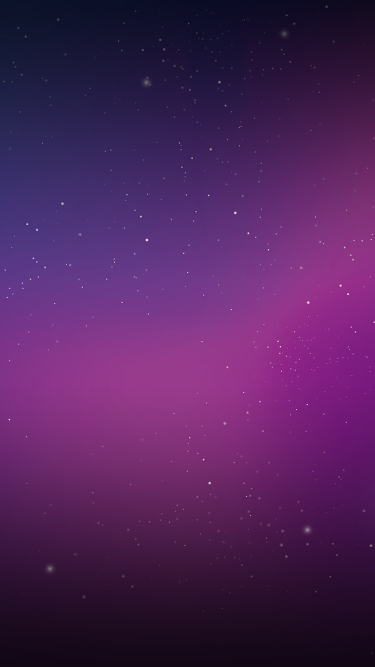
#> input picture assets/assets:bg.jpg, 750 x 1334 px (shown at 1/2 size)
$ python render_real_o_ia_carousel.py ../assets/assets:bg.jpg out.png
#> lines starting #> are read from the running program, lines starting #| are printed output that depends on the picture
#!/usr/bin/env python3
from pathlib import Path
import sys
from PIL import Image, ImageDraw, ImageEnhance, ImageFont

SRC = Path(sys.argv[1])
OUT = Path(sys.argv[2])
OUT.mkdir(parents=True, exist_ok=True)

W, H = 1080, 1350
FONT_B = "/System/Library/Fonts/Supplemental/Arial Black.ttf"
FONT_R = "/System/Library/Fonts/Supplemental/Arial.ttf"
WHITE = "#FFFFFF"
CYAN = "#7DEBFF"
MAGENTA = "#FF28C9"
MUTED = "#D8D4E8"
INK = "#080316"

def font(size, bold=True):
    return ImageFont.truetype(FONT_B if bold else FONT_R, size)

def fit_base():
    im = Image.open(SRC).convert("RGB")
#> im is the input picture: PIL image 750x1334 RGB; mean R, G, B 79.8, 34.2, 91.3
    scale = max(W / im.width, H / im.height)
#> scale = 1.44
    im = im.resize((round(im.width * scale), round(im.height * scale)), Image.Resampling.LANCZOS)
#> im: PIL image 1080x1921 RGB
    left = (im.width - W) // 2
#> left = 0
    top = (im.height - H) // 2
#> top = 285
    im = im.crop((left, top, left + W, top + H))
#> im: PIL image 1080x1350 RGB
    return ImageEnhance.Color(ImageEnhance.Contrast(im).enhance(1.05)).enhance(1.08)

def box(draw, xy, color, alpha=255, width=0):
    draw.rectangle(xy, fill=(*ImageColor.getrgb(color), alpha) if width == 0 else None,
                   outline=(*ImageColor.getrgb(color), alpha), width=width)

from PIL import ImageColor

def overlay(im, xy, color, alpha):
#> called with xy = (0, 0, 1080, 1350), color = '#080316', alpha = 55
    lay = Image.new("RGBA", im.size, (0, 0, 0, 0))
#> lay: PIL image 1080x1350 RGBA; every value is 0
    ImageDraw.Draw(lay).rectangle(xy, fill=(*ImageColor.getrgb(color), alpha))
    return Image.alpha_composite(im.convert("RGBA"), lay)
#> returned value: PIL image 1080x1350 RGBA

def text(draw, xy, value, size, color=WHITE, bold=True, spacing=4):
    draw.multiline_text(xy, value, font=font(size, bold), fill=color, spacing=spacing)

def frame(im):
    d = ImageDraw.Draw(im)
    d.rectangle((42, 42, 1038, 1308), outline=(125, 235, 255, 120), width=3)
    return d

base = fit_base()

# 1 — portada
im = overlay(base, (0, 0, W, H), INK, 55)
d = frame(im)
#> im: PIL image 1080x1350 RGBA
d.rectangle((46, 48, 1034, 58), fill=MAGENTA)
text(d, (66, 80), "LA ESTRATOSFÉRICA  •  RETO VISUAL", 25, CYAN, False)
text(d, (66, 146), "UNO DE ESTOS", 82)
text(d, (66, 235), "SETUPS NO EXISTE", 76, MAGENTA)
d.rounded_rectangle((66, 1070, 1014, 1220), 16, fill=(8, 3, 22, 220))
text(d, (94, 1092), "MIRA LOS DETALLES", 48)
text(d, (94, 1160), "Desliza. El error está a simple vista.", 34, MUTED, False)
d.rectangle((66, 1260, 366, 1267), fill="#20E5F2")
im.convert("RGB").save(OUT / "01-portada.png", quality=95)
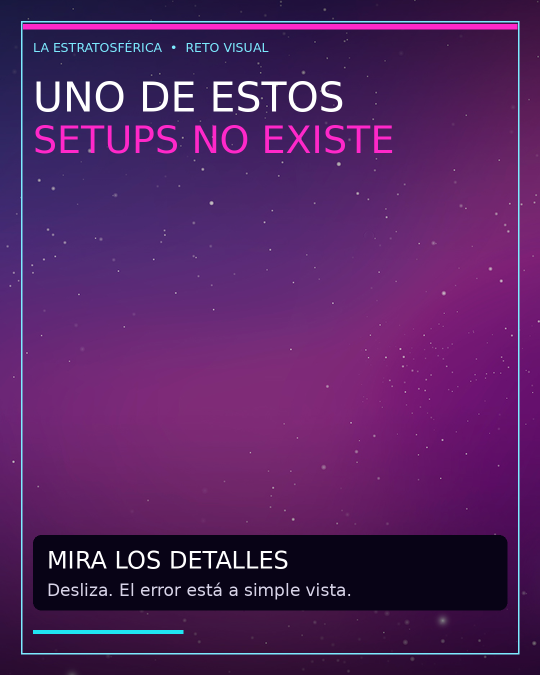
#> saved as 01-portada.png: PIL image 1080x1350 RGB (shown at 1/2 size); mean R, G, B 83.6, 34.4, 97.1

# 2 — A
im = overlay(base, (0, 0, 540, H), INK, 25)
d = frame(im)
d.rounded_rectangle((56, 62, 172, 178), 12, fill="#20E5F2")
text(d, (91, 68), "A", 76, INK)
text(d, (196, 76), "¿REAL?", 64)
d.rounded_rectangle((56, 1120, 1024, 1252), 14, fill=(8, 3, 22, 225))
text(d, (86, 1140), "BUSCA UNA PISTA", 48)
text(d, (86, 1200), "Reflejos  •  cables  •  controles", 31, MUTED, False)
im.convert("RGB").save(OUT / "02-opcion-a.png", quality=95)

# 3 — B
im = overlay(base, (540, 0, W, H), INK, 25)
d = frame(im)
d.rounded_rectangle((56, 62, 172, 178), 12, fill=MAGENTA)
text(d, (90, 68), "B", 76)
text(d, (196, 76), "¿IA?", 64)
d.rounded_rectangle((56, 1120, 1024, 1252), 14, fill=(8, 3, 22, 225))
text(d, (86, 1140), "DECIDE ANTES DE SEGUIR", 42)
text(d, (86, 1200), "¿A o B? Guarda tu respuesta.", 31, MUTED, False)
im.convert("RGB").save(OUT / "03-opcion-b.png", quality=95)
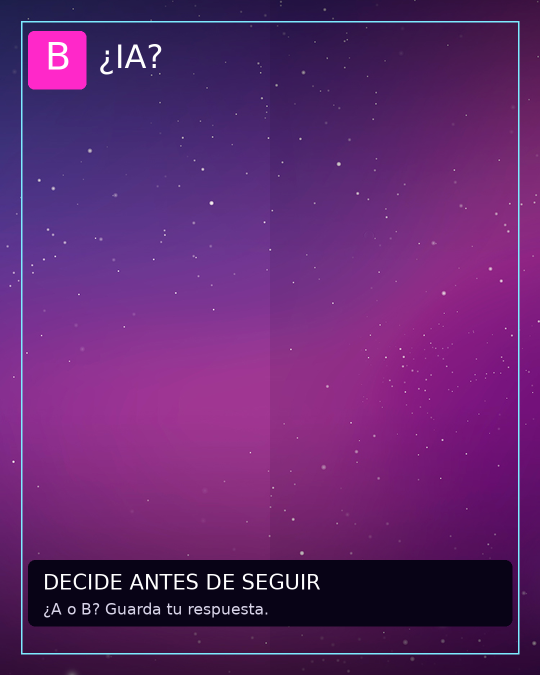
#> saved as 03-opcion-b.png: PIL image 1080x1350 RGB (shown at 1/2 size); mean R, G, B 96.5, 38, 110.2

# Variantes limpias para el momento de decisión del video.
for letter, color, name in (("A", "#20E5F2", "video-02-a.png"), ("B", MAGENTA, "video-03-b.png")):
    im = overlay(base, (0, 0, W, H), INK, 68)
    d = frame(im)
    bbox = d.textbbox((0, 0), letter, font=font(390))
    tw, th = bbox[2] - bbox[0], bbox[3] - bbox[1]
    d.rounded_rectangle((W // 2 - 260, H // 2 - 290, W // 2 + 260, H // 2 + 290), 34,
                        fill=(8, 3, 22, 205), outline=color, width=8)
    d.text(((W - tw) // 2, (H - th) // 2 - 35), letter, font=font(390), fill=color)
    im.convert("RGB").save(OUT / name, quality=95)
#> this loop made 2 passes
#> (bbox, tw, th) on passes 1 to 2: ((0, 78, 267, 362), 267, 284), ((0, 78, 268, 362), 268, 284)
#> pass 1, `im.convert("RGB").save(OUT / name, quality=95)`:
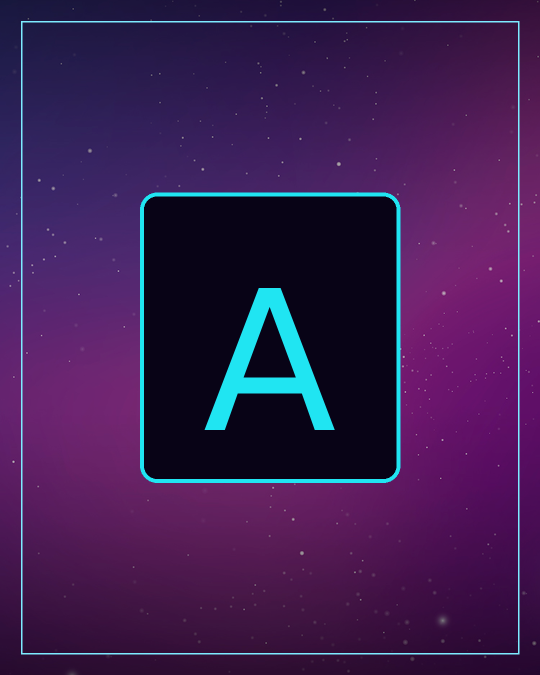
#> saved as video-02-a.png: PIL image 1080x1350 RGB (shown at 1/2 size); mean R, G, B 60.5, 29.6, 80.8

# 4 — revelación
im = overlay(base, (0, 0, W, H), INK, 120)
#> in overlay (call 6), `ImageDraw.Draw(lay).rectangle(xy, fill=(*ImageColor.getrgb(color), alp..`:
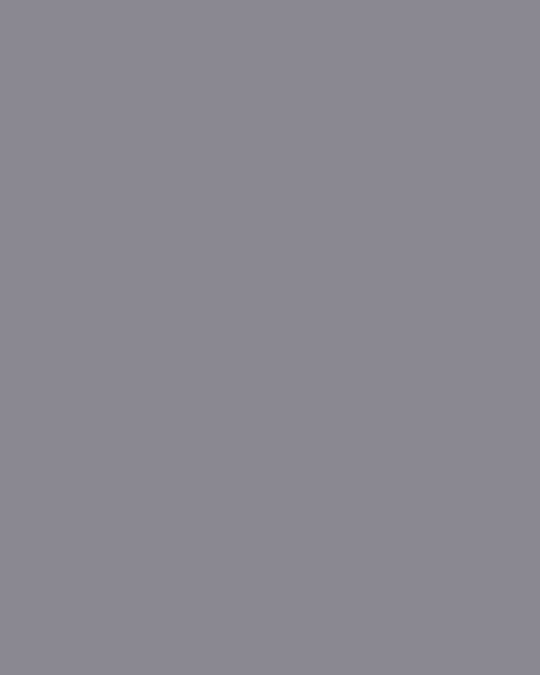
#> lay: PIL image 1080x1350 RGBA (shown at 1/2 size); mean R, G, B, A 8, 3, 22, 120; transparent parts drawn white
d = frame(im)
text(d, (66, 76), "RESPUESTA", 28, CYAN, False)
text(d, (66, 135), "B FUE GENERADO", 72)
text(d, (66, 217), "CON IA", 96, MAGENTA)
d.rounded_rectangle((565, 420, 995, 780), 16, fill=(8, 3, 22, 225), outline=MAGENTA, width=4)
text(d, (600, 452), "PISTAS", 44, CYAN)
text(d, (600, 530), "• cableado imposible\n• conexión sin lógica\n• control inconsistente", 31, WHITE, False, 26)
text(d, (66, 1120), "¿TE ENGAÑÓ?", 66)
text(d, (68, 1205), "Cuéntanos qué elegiste.", 36, MUTED, False)
im.convert("RGB").save(OUT / "04-revelacion.png", quality=95)
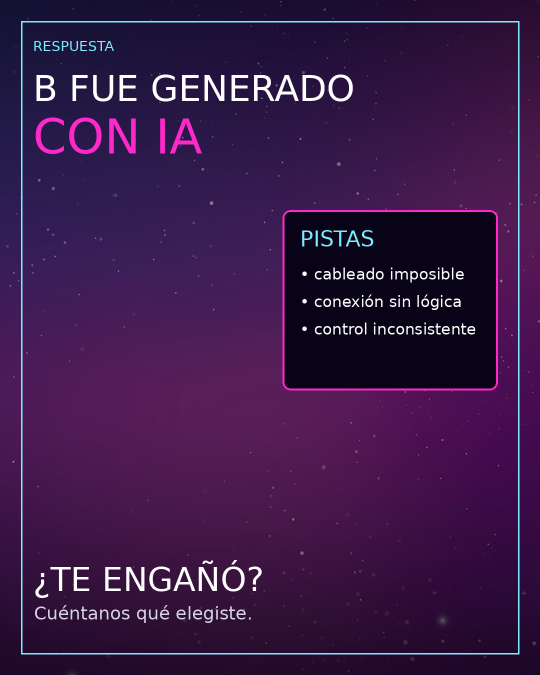
#> saved as 04-revelacion.png: PIL image 1080x1350 RGB (shown at 1/2 size); mean R, G, B 58.4, 25.9, 72.3

# 5 — contexto y CTA
im = Image.new("RGB", (W, H), INK).convert("RGBA")
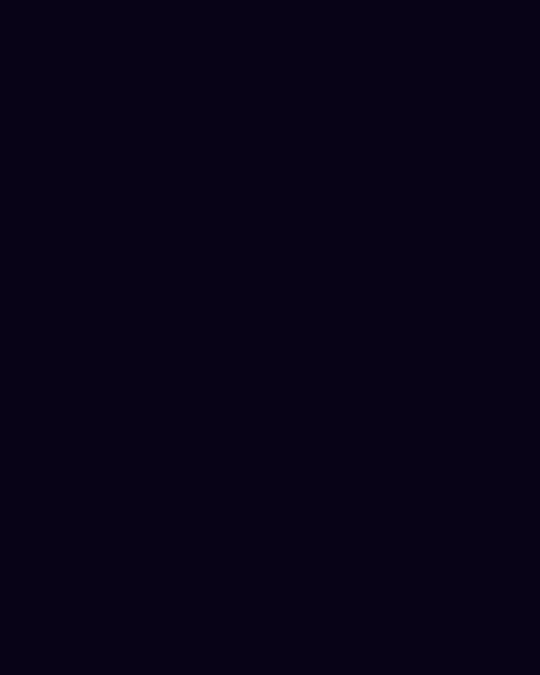
#> im: PIL image 1080x1350 RGBA (shown at 1/2 size); mean R, G, B, A 8, 3, 22, 255
d = ImageDraw.Draw(im)
d.rounded_rectangle((42, 42, 1038, 1308), 24, fill="#24113E", outline="#7DEBFF", width=3)
d.rectangle((42, 42, 1038, 52), fill="#20E5F2")
text(d, (68, 100), "TRANSPARENCIA DIGITAL", 28, CYAN, False)
text(d, (68, 200), "LA IA DEBE", 78)
text(d, (68, 286), "IDENTIFICARSE", 82, MAGENTA)
text(d, (70, 460), "Meta avanza en reglas para identificar\ncontenido generado con inteligencia artificial.", 38, WHITE, False, 14)
d.rounded_rectangle((68, 640, 1012, 830), 16, fill=(8, 3, 22, 190))
text(d, (102, 692), "VER  →  ENTENDER  →  DECIDIR", 42, CYAN)
text(d, (68, 1005), "¿DEBERÍA MARCARSE SIEMPRE?", 50)
text(d, (70, 1090), "Comenta: SÍ o DEPENDE", 40, MUTED, False)
text(d, (70, 1240), "Fuente oficial: Meta", 25, "#8F88A5", False)
im.convert("RGB").save(OUT / "05-conversacion.png", quality=95)
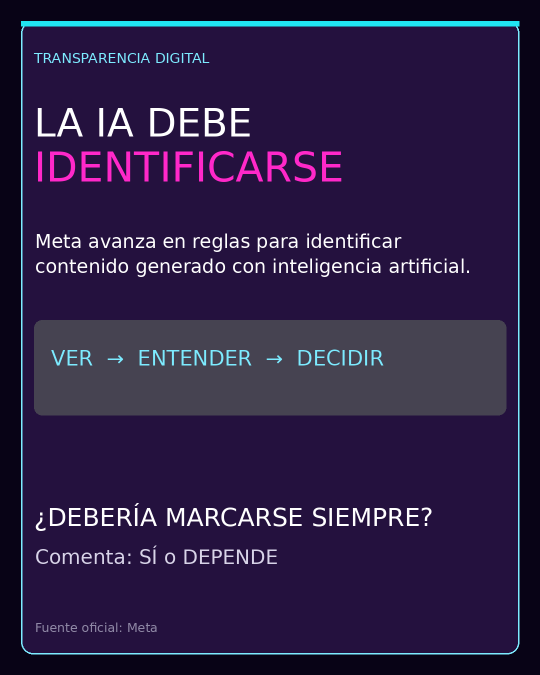
#> im: PIL image 1080x1350 RGBA (shown at 1/2 size); mean R, G, B, A 36.7, 23.3, 61.1, 247.2; transparent parts drawn white

print(f"Carrusel generado en {OUT}")
